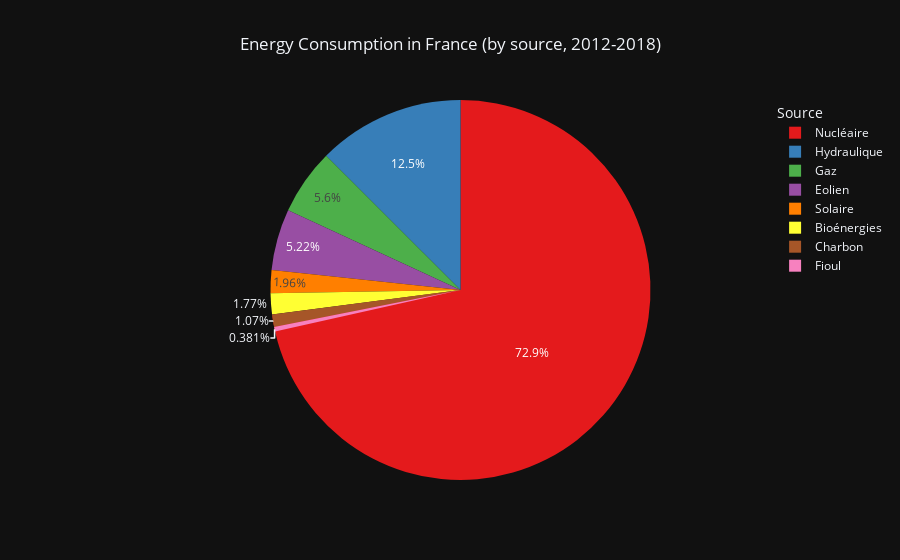

The cell this chart's notebook holds for it:
### Code cell
import plotly.express as px

latest_month_values = df_data_nationales2.iloc[-1, :]

# Use Set1 color palette
colors_set1 = px.colors.qualitative.Set1

pie_fig = px.pie(values=latest_month_values, names=latest_month_values.index,
                 title='Energy Consumption in France (by source, 2012-2018)',
                 template='plotly_dark',
                 color_discrete_sequence=colors_set1)

pie_fig.update_layout(legend_title='Source')

pie_fig.update_layout(
    title_x=0.5,
    annotations=[
        dict(
            text="Source: RTE",
            showarrow=False,
            xref="paper",
            yref="paper",
            x=0.1,
            y=-0.25,
            xanchor='right',
            yanchor='bottom'
        )
    ]
)

pie_fig.show()

### Figure 1 — Plotly figure (JSON) as saved in the notebook; plotly's stock layout.template omitted (floating-point values rounded to 4 significant figures)
{"data": [{"domain": {"x": [0, 1], "y": [0, 1]}, "hovertemplate": "label=%{label}<br>value=%{value}<extra></extra>", "labels": ["Fioul", "Charbon", "Gaz", "Nucléaire", "Eolien", "Solaire", "Hydraulique", "Pompage", "Bioénergies"], "legendgroup": "", "name": "", "showlegend": true, "type": "pie", "values": [342400.0, 958200.0, 5032000.0, 65500000.0, 4688000.0, 1764000.0, 11230000.0, -1233000.0, 1591000.0]}], "layout": {"annotations": [{"showarrow": false, "text": "Source: RTE", "x": 0.1, "xanchor": "right", "xref": "paper", "y": -0.25, "yanchor": "bottom", "yref": "paper"}], "legend": {"title": {"text": "Source"}, "tracegroupgap": 0}, "piecolorway": ["rgb(228,26,28)", "rgb(55,126,184)", "rgb(77,175,74)", "rgb(152,78,163)", "rgb(255,127,0)", "rgb(255,255,51)", "rgb(166,86,40)", "rgb(247,129,191)", "rgb(153,153,153)"], "title": {"text": "Energy Consumption in France (by source, 2012-2018)", "x": 0.5}}}
